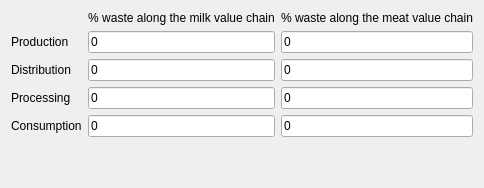
             <widget class="QWidget" name="tab_waste">
              <attribute name="title">
               <string>Waste of milk and meat</string>
              </attribute>
              <layout class="QVBoxLayout" name="verticalLayout_6">
               <item>
                <layout class="QGridLayout" name="gridLayout_3">
                 <item row="0" column="1">
                  <widget class="QLabel" name="label_14">
                   <property name="sizePolicy">
                    <sizepolicy hsizetype="Preferred" vsizetype="Maximum">
                     <horstretch>0</horstretch>
                     <verstretch>0</verstretch>
                    </sizepolicy>
                   </property>
                   <property name="text">
                    <string>% waste along the milk value chain</string>
                   </property>
                   <property name="alignment">
                    <set>Qt::AlignCenter</set>
                   </property>
                  </widget>
                 </item>
                 <item row="3" column="0">
                  <widget class="QLabel" name="label_18">
                   <property name="text">
                    <string>Processing</string>
                   </property>
                  </widget>
                 </item>
                 <item row="3" column="1">
                  <widget class="QLineEdit" name="txt_waste_proc_milk">
                   <property name="text">
                    <string>0</string>
                   </property>
                  </widget>
                 </item>
                 <item row="2" column="1">
                  <widget class="QLineEdit" name="txt_waste_dist_milk">
                   <property name="text">
                    <string>0</string>
                   </property>
                  </widget>
                 </item>
                 <item row="0" column="2">
                  <widget class="QLabel" name="label_15">
                   <property name="sizePolicy">
                    <sizepolicy hsizetype="Preferred" vsizetype="Maximum">
                     <horstretch>0</horstretch>
                     <verstretch>0</verstretch>
                    </sizepolicy>
                   </property>
                   <property name="text">
                    <string>% waste along the meat value chain</string>
                   </property>
                   <property name="alignment">
                    <set>Qt::AlignCenter</set>
                   </property>
                  </widget>
                 </item>
                 <item row="2" column="2">
                  <widget class="QLineEdit" name="txt_waste_dist_meat">
                   <property name="text">
                    <string>0</string>
                   </property>
                  </widget>
                 </item>
                 <item row="1" column="2">
                  <widget class="QLineEdit" name="txt_waste_prod_meat">
                   <property name="text">
                    <string>0</string>
                   </property>
                  </widget>
                 </item>
                 <item row="2" column="0">
                  <widget class="QLabel" name="label_17">
                   <property name="text">
                    <string>Distribution</string>
                   </property>
                  </widget>
                 </item>
                 <item row="3" column="2">
                  <widget class="QLineEdit" name="txt_waste_proc_meat">
                   <property name="text">
                    <string>0</string>
                   </property>
                  </widget>
                 </item>
                 <item row="1" column="1">
                  <widget class="QLineEdit" name="txt_waste_prod_milk">
                   <property name="text">
                    <string>0</string>
                   </property>
                  </widget>
                 </item>
                 <item row="1" column="0">
                  <widget class="QLabel" name="label_16">
                   <property name="text">
                    <string>Production</string>
                   </property>
                  </widget>
                 </item>
                 <item row="4" column="0">
                  <widget class="QLabel" name="label_13">
                   <property name="text">
                    <string>Consumption</string>
                   </property>
                  </widget>
                 </item>
                 <item row="4" column="1">
                  <widget class="QLineEdit" name="txt_waste_cons_milk">
                   <property name="text">
                    <string>0</string>
                   </property>
                  </widget>
                 </item>
                 <item row="4" column="2">
                  <widget class="QLineEdit" name="txt_waste_cons_meat">
                   <property name="text">
                    <string>0</string>
                   </property>
                  </widget>
                 </item>
                </layout>
               </item>
               <item>
                <spacer name="verticalSpacer">
                 <property name="orientation">
                  <enum>Qt::Vertical</enum>
                 </property>
                 <property name="sizeHint" stdset="0">
                  <size>
                   <width>20</width>
                   <height>40</height>
                  </size>
                 </property>
                </spacer>
               </item>
              </layout>
             </widget>
